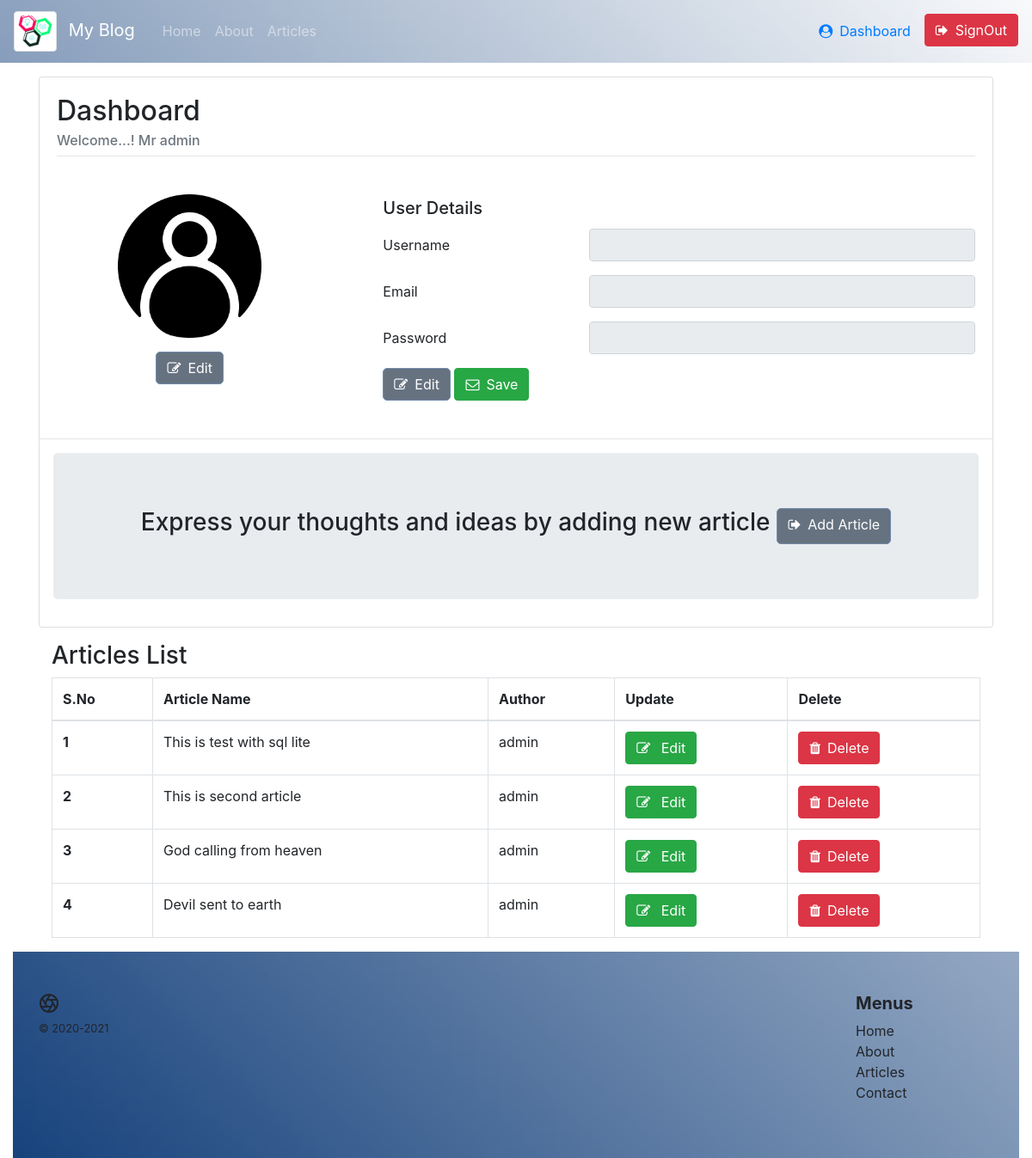
The app's page /dashboard (signed in) with its own data.
### models.py (models this page shows, shortened)
class Articles(db.Model):
    __tablename__ = 'articles'
    id = db.Column(db.Integer, primary_key = True, autoincrement = True)
    title = db.Column(db.String(256), nullable = False)
    author = db.Column(db.String(100), nullable = False)
    body = db.Column(db.Text)
    pub_date = db.Column(db.DateTime, nullable=False,  default=datetime.utcnow)

### app.py (the view)
@app.route('/dashboard')
@login_required
def dashboard():
    articles = Articles.query.all()
    if len(articles) == 0:
        msg = "No articles found"
        return render_template('dashboard.html', msg = msg)
    else:
        return render_template('dashboard.html', articles = articles)

### app.py (called while the page is built)
def login_required(f):
    @wraps(f)
    def wrap(*args, **kwargs):
        if 'username' in session:
            return f(*args, **kwargs)
        else:
            flash('Unauthorised, Please logIn to continue', 'danger')
            return redirect(url_for('login', next= request.endpoint))
    return wrap

@app.after_request
def add_header(response):
    response.headers['X-UA-Compatible'] = 'IE=Edge,chrome=1'
    response.headers['Cache-Control'] = 'public, max-age=0'
    return response

### templates/dashboard.html
{% extends 'layout.html' %}
{% block body %}
{% if form %}
{% if data %}
{% include 'includes/__edit_article.html'%}
{% else %}
{% include 'includes/__add_article.html'%}
{% endif %}
{% else %}
<div class="container">
<div class="card my-3">
  <div class="card-body">
    <h2 class="card-title">Dashboard</h2>
    <h6 class="card-subtitle mb-2 text-muted">Welcome...! Mr {{ session.username}}</h6>
    <hr class="my-2">
  </div>
  <div class="row justify-content-end">
    <div class="col-md-4 text-center">
      <img src="{{ url_for('static', filename = 'images/user.png')}}" class="img-thumbnail border-0 rounded py-2 my-2"
        alt="Personal Image" height="50%" width="50%">
      <br>
      <a class="btn btn-primary btl-lg mb-2" href="#" role="button"><i class="fa fa-pencil-square-o mr-2" aria-hidden="true"></i>Edit</a>
    </div>
    <div class="col-md-8">
      <div class="card-body">
        <h5 class="card-title">User Details</h5>
        <form>
          <div class="form-group row">
            <label for="username" class="col-sm-2 col-md-4 col-form-label">Username</label>
            <div class="col-sm-10 col-md-8 ">
              <input type="email" readonly class="form-control" id="username">
            </div>
          </div>
          <div class="form-group row">
            <label for="email" class="col-sm-2 col-md-4 col-form-label">Email</label>
            <div class="col-sm-10 col-md-8">
              <input type="email" readonly class="form-control" id="email">
            </div>
          </div>
          <div class="form-group row">
            <label for="password" class="col-sm-2 col-md-4 col-form-label">Password</label>
            <div class="col-sm-10 col-md-8">
              <input type="text" readonly class="form-control" id="password">
            </div>
          </div>
          <div class="form-group row justify-content-end">
            <div class="col">
              <button type="submit" id="profileEdit" class="btn btn-primary"><i class="fa fa-pencil-square-o mr-2" aria-hidden="true"></i>Edit</button>
              <button type="submit" id="profileSave" class="btn btn-success"><i class="fa fa-envelope-o mr-2" aria-hidden="true"></i>Save</button>
            </div>
          </div>
        </form>
      </div>
    </div>
  </div>
  <hr class="mt-2">
  <div class="jumbotron mx-3">
   <div class="d-flex justify-content-center">
    <h3 class="mr-2">Express your thoughts and ideas by adding new article</h3>
    <a class="btn btn-primary btl-lg text-center" href="{{ url_for('add_article', id = 0)}}" role="button"><i class="fa fa-sign-out mr-2" aria-hidden="true"></i>Add Article</a>
   </div>
  </div>
</div>
{% endif %}
{% if articles %}
{% include 'includes/__article_list.html'%}
{% endif %}
{% endblock %}

### templates/includes/__article_list.html (shortened to what this page needs)
<div class="container">
  <h3>Articles List</h3>
<table class="table table-bordered">
    <thead>
      <tr>
        <th scope="col">S.No</th>
        <th scope="col">Article Name</th>
        <th scope="col">Author</th>
        <th scope="col">Update</th>
        <th scope="col">Delete</th>
      </tr>
    </thead>
    <tbody>
        {% for article in articles %}
      <tr>
        <th scope="row">{{ loop.index }}</th>
        <td>{{ article.title}}</td>
        <td>{{ article.author}}</td>
        <td><a class="btn btn-success" href="{{ url_for('edit', id=article.id)}}" role="button"><i class="fa fa-pencil-square-o mr-2" aria-hidden="true"></i>
          Edit</a></td>
        <td><button type="button" class="btn btn-danger open_modal" data-toggle="modal" data-id ="{{ article.id}}" data-target="#myModal"><i class="fa fa-trash mr-2" aria-hidden="true"></i>Delete</button></td>
      </tr>
      {% endfor %}
    </tbody>
  </table>
</div>

### static/css/style.css (style rules this page uses)
.btn-primary { background-color:rgb(103, 114, 128) !important; border-radius:5px !important; -moz-border-radius:5px !important; -webkit-border-radius:5px !important; border:1px solid #718caf !important; }

### records on screen
Articles: title "This is test with sql lite", author "admin"
Articles: title "This is second article", author "admin"
Articles: title "God calling from heaven", author "admin"
Articles: title "Devil sent to earth", author "admin"

### other values on screen
{{ session.username }} "admin"
